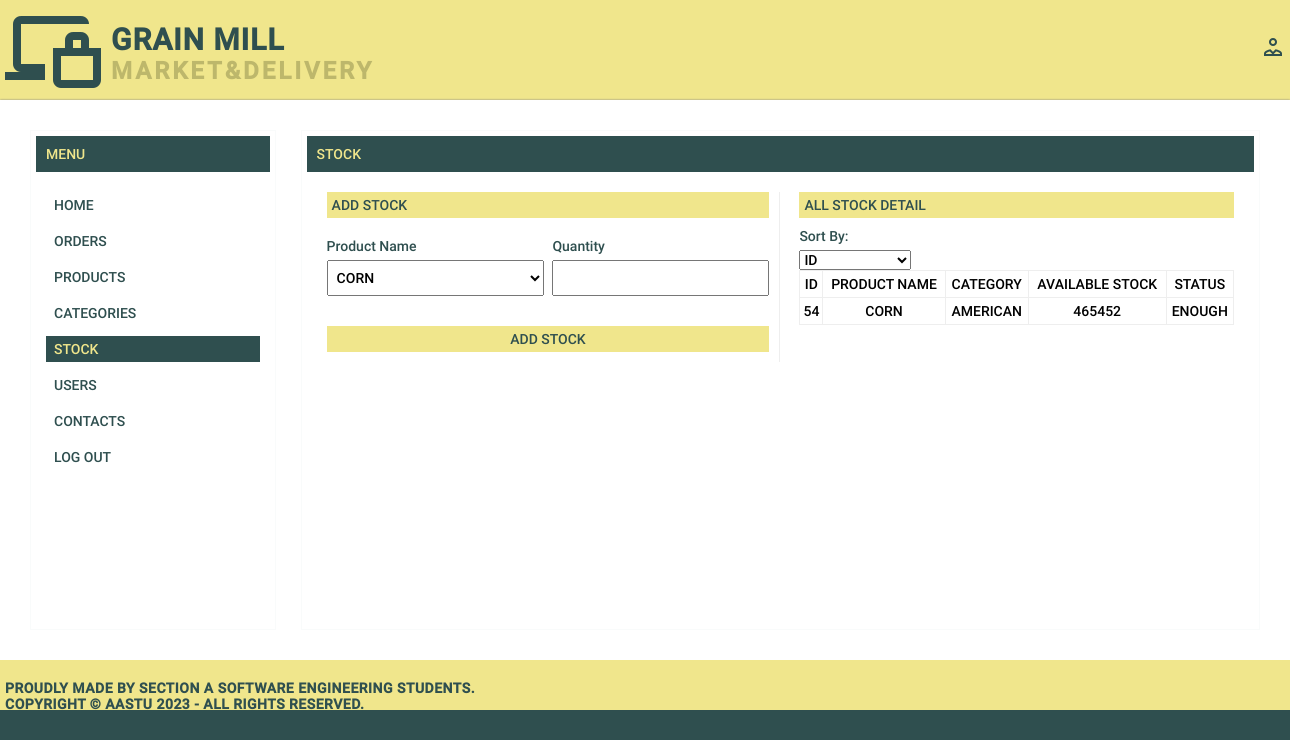
/admin/adminPages/addStock.php (signed in), run on the app's committed database.
### tables this page shows
CREATE TABLE `products` (
  `ID` int(11) NOT NULL,
  `Name` varchar(30) NOT NULL,
  `Category` varchar(20) NOT NULL,
  `Quantity` int(15) NOT NULL,
  `Price` int(11) NOT NULL,
  `milling_price` float NOT NULL,
  `Picture` varchar(300) NOT NULL,
  `Description` mediumtext NOT NULL,
  `long_description` text NOT NULL,
  `Category_ID` int(11) NOT NULL,
  `Creation_time` timestamp NOT NULL DEFAULT current_timestamp(),
  `update_time` timestamp NOT NULL DEFAULT current_timestamp()
);

### admin/adminPages/addStock.php (the view, shortened to what this page needs)
<?php
require_once "../admin_commons/header.php";
?>
<!DOCTYPE html>
<html lang="en">
<head>
    <link rel="stylesheet" type="text/css" href="../css/astyle.css" />
</head>
<body>
<main>
<div class="main-content">
    <div class="sidebar">
        <h3>Menu</h3>
        <ul>
            <li><a href="../index.php">Home</a></li>
            <li><a href="orders.php">Orders</a></li>
            <li><a href="addProduct.php">Products</a></li>
            <li><a href="addCategory.php">Categories</a></li>
            <li><a class="active" href="addStock.php">Stock</a></li>
            <li><a href="users.php">Users</a></li>
            <li><a href="contacts.php">Contacts</a></li>
            <li><a href="../adFunctions/adminLogout.php">Log out</a></li>
        </ul>
    </div>
    <div class="content">
        <h3>Stock</h3>
        <div class="content-data">
            <div class="content-form">
                <form action="addStock.php" method="post">
                    <h4>Add Stock</h4>
                    <div class="form-inline">
                        <div class="form-group">
                            <label>Product Name</label>
                            <select name="stockName">
                                <?php
                                include("../adFunctions/DB_connector.php");
                                if (isset($_GET['stockID'])){
                                    $id = htmlspecialchars(stripslashes(trim($_GET['stockID'])));
                                    $cat="SELECT Name FROM products WHERE ID='$id'";
                                } else {
                                    $cat = "SELECT Name FROM products";
                                }
                                $result = mysqli_query($DB_Connector, $cat);
                                while ($row = mysqli_fetch_assoc($result)){
                                    echo "<option value=".$row['Name'].">".$row['Name']."</option>";
                                }
                                ?>
                            </select>
                        </div>
                        <div class="form-group">
                            <label>Quantity</label>
                            <input type="number" name="addedQuantity" min="10" required>
                        </div>
                    </div>
                    <div class="form-group">
                        <input type="submit" name="addStock" value="Add Stock">
                    </div>
                </form>
            </div>
            <div class="content-detail">
                <h4>All Stock Detail</h4>
                <form method="GET">
                    <label for="sort-by">Sort By:</label>
                    <select name="sort-by" id="sort-by" onchange="this.form.submit()">
                        <option value="ID">ID</option>
                    </select>
                </form>
                <table>
                    <thead>
                    <tr>
                        <th>ID</th>
                        <th>Product Name</th>
                        <th>Category</th>
                        <th>Available Stock</th>
                        <th>Status</th>
                    </tr>
                    </thead>
                    <tbody>
                    <?php
                    $limit = 8;
                    $page = $_GET['page'] ?? 1;
                    $offset = ($page - 1) * $limit;
                    $sortColumn = $_GET['sort-by'] ?? 'ID';
                    $retrieve = "SELECT * FROM products ORDER BY $sortColumn LIMIT $limit OFFSET $offset";
                    $query = mysqli_query($DB_Connector, $retrieve);
                    while ($fetch = mysqli_fetch_assoc($query)) {
                        echo "<tr>";
                        echo "<th>" . $fetch['ID'] . "</th>";
                        echo "<th>" . $fetch['Name'] . "</th>";
                        echo "<th>" . $fetch['Category'] . "</th>";
                        echo "<th>" . $fetch['Quantity'] . "</th>";
                        echo "<th>";
                        if ((int)$fetch['Quantity'] === 0) {
                            echo "አልቋል";
                        } else if ((int)$fetch['Quantity'] <= 200 && (int)$fetch['Quantity'] > 0) {
                            echo "አልቋል በለው";
                        } else if ((int)$fetch['Quantity'] >= 200 && (int)$fetch['Quantity'] <= 500) {
                            echo "እያለቀ ነው Admin";
                        } else if ((int)$fetch['Quantity'] > 500) {
                            echo "Enough";
                        }
                        echo "</th>";
                        echo "</tr>";
                    }
                    ?>
                    </tbody>
                </table>
            </div>
        </div>
    </div>
    </div>
</main>
<footer>
    <div class="container">
        <div class="footer-bar">
            <div class="copyright-text">
                <p>Proudly made by Section A Software Engineering Students.<br>
              Copyright &copy; AASTU 2023 - All Rights Reserved.<p>
            </div>
        </div>
    </div>
</footer>
</body>
</html>

### admin/css/astyle.css (style rules this page uses)
:root { --khaki: #F0E68C; --khakiDark: #BDB76B; --darkStaleGray: #2F4F4F; --white: #FFFFFF; }
* { padding: 0; margin: 0; font-family: Roboto; font-size: 14px; font-weight: normal; box-sizing: border-box; }
body { width: 100%; height: 100vh; background-color: var(--darkStaleGray); }
.container { width: 1280px; margin: 0 auto; }
main { background-color: var(--white); padding: 30px; box-shadow: 0 0 2px #808080; }
main .main-content { display: flex; justify-content: space-between; }
main .main-content h3 { background-color: var(--darkStaleGray); color: var(--khaki); text-transform: uppercase; padding: 10px; }
main .sidebar { width: 20%; min-height: 500px; padding: 5px; border: 1px solid rgba(236, 240, 241,0.3); }
main .sidebar ul { list-style: none; padding: 10px; }
main .sidebar ul li { margin-bottom: 5px; }
main .sidebar ul li a { color: var(--darkStaleGray); text-transform: uppercase; text-decoration: none; padding: 5px 8px; margin-top: 10px; display: block; }
.active, main .sidebar ul li a:hover { background-color: var(--darkStaleGray); color: var(--khaki) !important; }
main .content { width: 78%; padding: 5px; border: 1px solid rgba(236, 240, 241,0.3); }
main .content .content-data { padding: 20px; display: flex; justify-content: space-between; }
main .content .content-data .content-form { width: 50%; border-right: 1px solid #eee; padding-right: 10px; }
main .content .content-data .content-detail { width: 49%; height: 100%; padding-left: 10px; }
main h4 { display: block; color: var(--darkStaleGray); background-color: var(--khaki); text-transform: uppercase; padding: 5px; margin-bottom: 10px; }
main form .form-group { margin: 10px 0; width: 100%; }
main form label { color: var(--darkStaleGray); display: block; margin-bottom: 6px; }
main form .form-group input, main form .form-group select, main form .form-group textarea { width: 100%; padding: 8px 5px }
main form .form-inline { display: flex; justify-content: space-between; }
main form .form-inline .form-group { width: 49%; }
main form input[type="submit"] { background-color: var(--khaki); color: var(--darkStaleGray); text-transform: uppercase; text-decoration: none; text-align: center; padding: 5px 8px; margin-top: 20px; display: block; border: none; cursor: pointer; width: 100%; }
main table { width: 100%; border: 1px solid #eee; border-collapse: collapse; }
main table th { text-transform: uppercase; }
main table td, main table th { border: 1px solid #eee; text-align: center; padding: 5px 2px; }
footer { height: 50px; background-color: var(--khaki); }
footer .footer-bar .copyright-text p { color: var(--darkStaleGray); text-transform: uppercase; letter-spacing: 0.5px; font-weight: bold; padding-top: 20px; }

### data on the page
products: ID "54", Name "CORN", Category "AMERICAN", Quantity "465452", shows "ENOUGH"

### other printed values
form field stockName "CORN"
